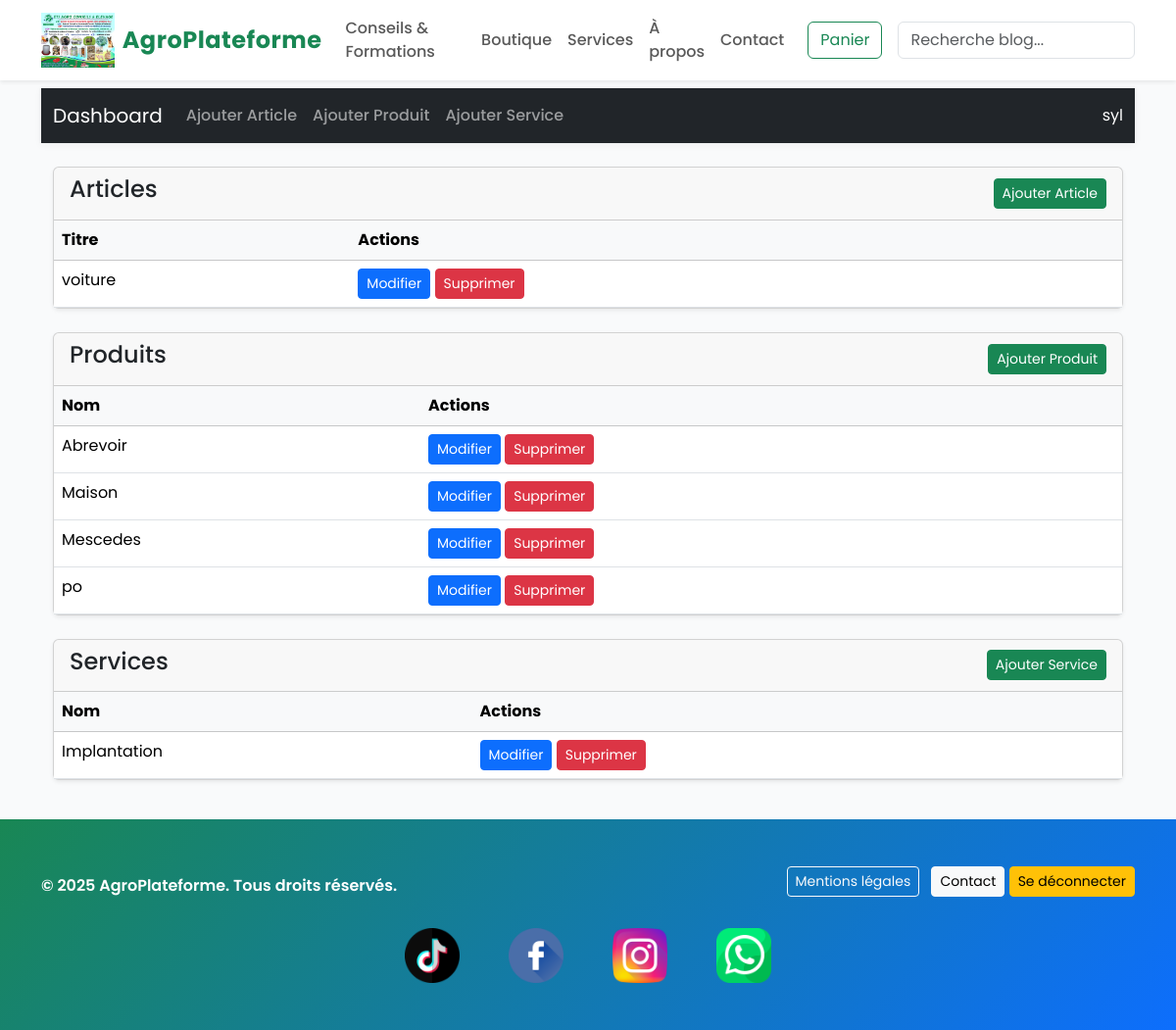
Page /dashboard/ (signed in) on the earlier database version.
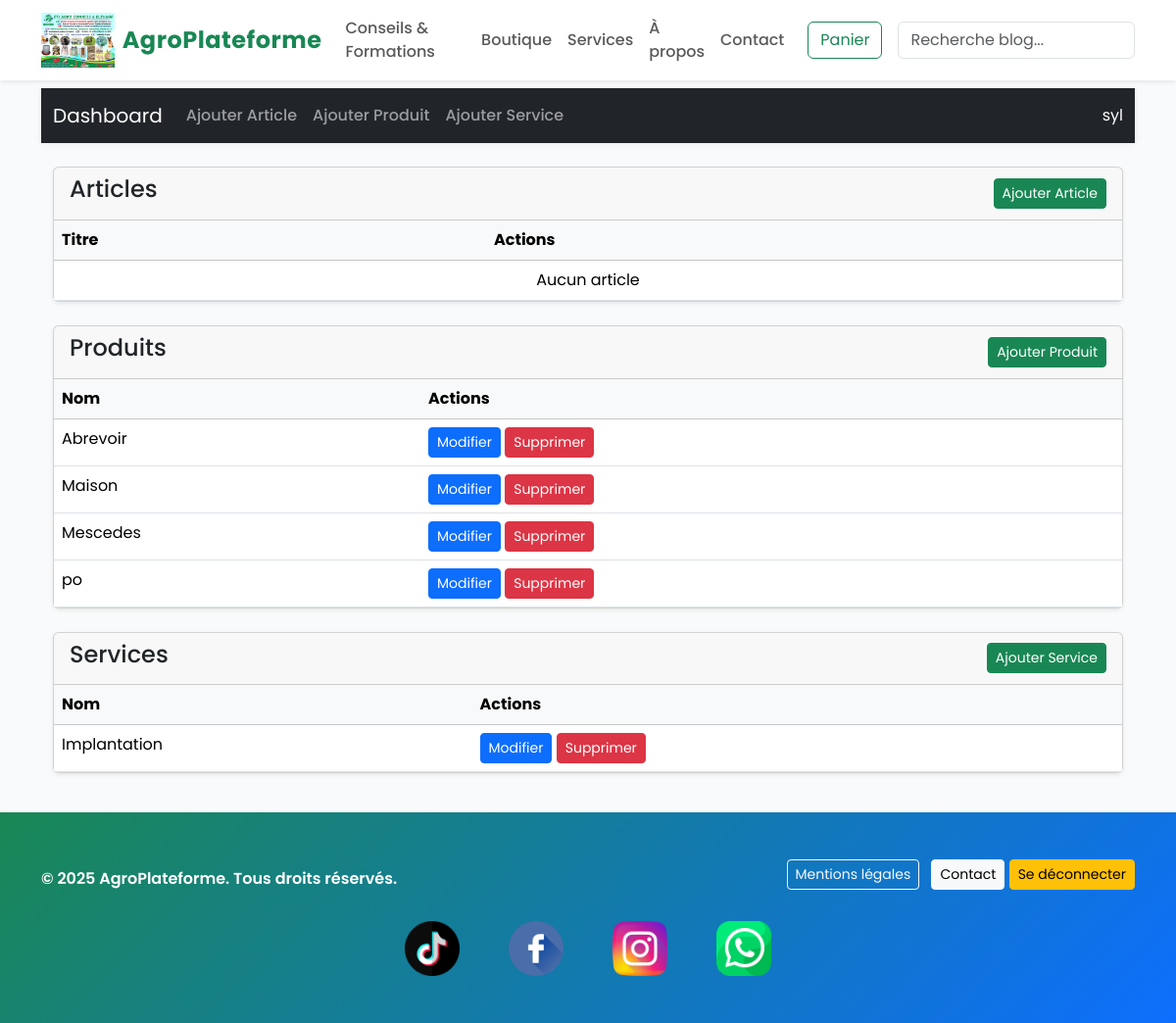
Same page on the later database version.
### blog/models.py (models this page shows, shortened)
class Post(models.Model):
    title = models.CharField(max_length=200)
    slug = models.SlugField(max_length=220, unique=True, blank=True)
    author = models.ForeignKey(get_user_model(), on_delete=models.SET_NULL, null=True, blank=True)
    category = models.ForeignKey(Category, on_delete=models.SET_NULL, null=True, blank=True)
    excerpt = models.CharField(max_length=240, blank=True)
    content = models.TextField()
    published = models.BooleanField(default=True)
    price = models.PositiveIntegerField(null=True, blank=True, help_text="Mettre un prix si c'est une formation payante (en FCFA)")
    created_at = models.DateTimeField(auto_now_add=True)
    updated_at = models.DateTimeField(auto_now=True)
    image = models.ImageField(upload_to='posts/', null=True, blank=True)
    video = models.FileField(upload_to='videos/', null=True, blank=True)
    video_url = models.URLField(blank=True, null=True)
    class Meta:
        ordering = ['-created_at']

### shop/models.py (models this page shows, shortened)
class Product(models.Model):
    category = models.ForeignKey(Category, on_delete=models.SET_NULL, null=True, blank=True, related_name='products')
    name = models.CharField(max_length=200)
    slug = models.SlugField(max_length=220, unique=True, blank=True)
    description = models.TextField(blank=True)
    price = models.DecimalField(max_digits=12,decimal_places=2)
    stock = models.PositiveIntegerField(default=0)
    available = models.BooleanField(default=True)
    image = models.ImageField(upload_to='products/', blank=True, null=True)
    created_at = models.DateTimeField(auto_now_add=True)
    updated_at = models.DateTimeField(auto_now=True)
    is_active = models.BooleanField(default=True)
    class Meta:
        ordering = ['name']

### services/models.py (models this page shows, shortened)
class Service(models.Model):
    name = models.CharField(max_length=180)
    slug = models.SlugField(max_length=200, unique=True, blank=True)
    description = models.TextField()
    short_description = models.CharField(max_length=240, blank=True)
    price_from = models.DecimalField(max_digits=12, decimal_places=2, null=True, blank=True)
    image = models.ImageField(upload_to='posts/', null=True, blank=True)

### dashboard/views.py (the view)
# urls.py: path('', views.dashboard_home, name='dashboard_home'),
@login_required
@user_passes_test(is_dashboard_manager)
def dashboard_home(request):
    articles = Post.objects.all()
    products = Product.objects.all()
    services = Service.objects.all()
    context = {
        'articles': articles,
        'products': products,
        'services': services
    }
    return render(request, 'dashboard/base_dashboard.html',context)

### dashboard/views.py (called while the page is built)
def is_dashboard_manager(user):
    return user.is_authenticated and user.groups.filter(name="DashboardManagers").exists()

### dashboard/templates/dashboard/base_dashboard.html (shortened to what this page needs)
{% extends 'base.html' %}
{% load static %}
{% block content %}
<nav class="navbar navbar-expand-lg navbar-dark bg-dark mb-4">
  <div class="container-fluid">
    <a class="navbar-brand" href="{% url 'dashboard:dashboard_home' %}">Dashboard</a>
    <div class="collapse navbar-collapse" id="dashboardNav">
      <ul class="navbar-nav me-auto mb-2 mb-lg-0">
        <li class="nav-item"><a class="nav-link" href="{% url 'dashboard:dashboard_add_article' %}">Ajouter Article</a></li>
        <li class="nav-item"><a class="nav-link" href="{% url 'dashboard:dashboard_add_product' %}">Ajouter Produit</a></li>
        <li class="nav-item"><a class="nav-link" href="{% url 'dashboard:dashboard_add_service' %}">Ajouter Service</a></li>
      </ul>
      <span class="navbar-text text-white">
        {{ request.user.username }}
      </span>
    </div>
  </div>
</nav>
<div class="container">
  <div class="card mb-4 shadow-sm">
    <div class="card-header d-flex justify-content-between align-items-center">
      <h4>Articles</h4>
      <a class="btn btn-success btn-sm" href="{% url 'dashboard:dashboard_add_article' %}">Ajouter Article</a>
    </div>
    <div class="card-body p-0">
      <table class="table table-hover mb-0">
        <thead class="table-light">
          <tr>
            <th>Titre</th>
            <th>Actions</th>
          </tr>
        </thead>
        <tbody>
          {% for article in articles %}
          <tr>
            <td>{{ article.title }}</td>
            <td>
              <a class="btn btn-primary btn-sm" href="{% url 'dashboard:dashboard_edit_article' article.id %}">Modifier</a>
              <a class="btn btn-danger btn-sm" href="{% url 'dashboard:dashboard_delete_article' article.id %}">Supprimer</a>
            </td>
          </tr>
          {% empty %}
          <tr><td colspan="2" class="text-center">Aucun article</td></tr>
          {% endfor %}
        </tbody>
      </table>
    </div>
  </div>
  <div class="card mb-4 shadow-sm">
    <div class="card-header d-flex justify-content-between align-items-center">
      <h4>Produits</h4>
      <a class="btn btn-success btn-sm" href="{% url 'dashboard:dashboard_add_product' %}">Ajouter Produit</a>
    </div>
    <div class="card-body p-0">
      <table class="table table-hover mb-0">
        <thead class="table-light">
          <tr>
            <th>Nom</th>
            <th>Actions</th>
          </tr>
        </thead>
        <tbody>
          {% for product in products %}
          <tr>
            <td>{{ product.name }}</td>
            <td>
              <a class="btn btn-primary btn-sm" href="{% url 'dashboard:dashboard_edit_product' product.id %}">Modifier</a>
              <a class="btn btn-danger btn-sm" href="{% url 'dashboard:dashboard_delete_product' product.id %}">Supprimer</a>
            </td>
          </tr>
          {% empty %}
          <tr><td colspan="2" class="text-center">Aucun produit</td></tr>
          {% endfor %}
        </tbody>
      </table>
    </div>
  </div>
  <div class="card mb-4 shadow-sm">
    <div class="card-header d-flex justify-content-between align-items-center">
      <h4>Services</h4>
      <a class="btn btn-success btn-sm" href="{% url 'dashboard:dashboard_add_service' %}">Ajouter Service</a>
    </div>
    <div class="card-body p-0">
      <table class="table table-hover mb-0">
        <thead class="table-light">
          <tr>
            <th>Nom</th>
            <th>Actions</th>
          </tr>
        </thead>
        <tbody>
          {% for service in services %}
          <tr>
            <td>{{ service.name }}</td>
            <td>
              <a class="btn btn-primary btn-sm" href="{% url 'dashboard:dashboard_edit_service' service.id %}">Modifier</a>
              <a class="btn btn-danger btn-sm" href="{% url 'dashboard:dashboard_delete_service' service.id %}">Supprimer</a>
            </td>
          </tr>
          {% empty %}
          <tr><td colspan="2" class="text-center">Aucun service</td></tr>
          {% endfor %}
        </tbody>
      </table>
    </div>
  </div>
</div>
{% endblock %}

Differences in the rows shown:
removed Post: title "voiture"
Other differences:
text now shown: "Aucun article"
